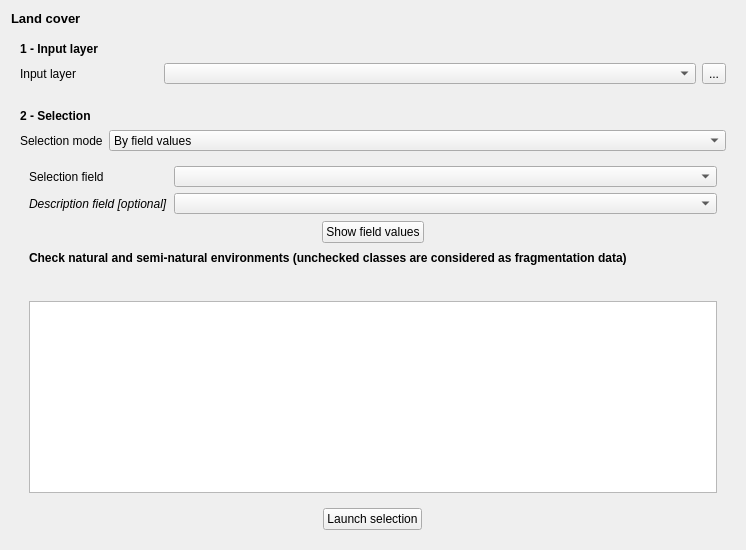
             <widget class="QWidget" name="landuseTab">
              <attribute name="title">
               <string>Reglementary indicators</string>
              </attribute>
              <layout class="QGridLayout" name="gridLayout_11">
               <item row="0" column="0">
                <widget class="QLabel" name="label_3">
                 <property name="sizePolicy">
                  <sizepolicy hsizetype="Expanding" vsizetype="Preferred">
                   <horstretch>0</horstretch>
                   <verstretch>0</verstretch>
                  </sizepolicy>
                 </property>
                 <property name="font">
                  <font>
                   <pointsize>10</pointsize>
                   <weight>75</weight>
                   <bold>true</bold>
                  </font>
                 </property>
                 <property name="text">
                  <string>Land cover</string>
                 </property>
                </widget>
               </item>
               <item row="1" column="0">
                <widget class="QFrame" name="selectionLayerFrame_2">
                 <property name="sizePolicy">
                  <sizepolicy hsizetype="Expanding" vsizetype="Preferred">
                   <horstretch>0</horstretch>
                   <verstretch>0</verstretch>
                  </sizepolicy>
                 </property>
                 <property name="minimumSize">
                  <size>
                   <width>200</width>
                   <height>61</height>
                  </size>
                 </property>
                 <property name="frameShape">
                  <enum>QFrame::NoFrame</enum>
                 </property>
                 <property name="frameShadow">
                  <enum>QFrame::Raised</enum>
                 </property>
                 <layout class="QGridLayout" name="gridLayout_5">
                  <item row="1" column="1">
                   <widget class="QgsMapLayerComboBox" name="landuseInputLayerCombo">
                    <property name="sizePolicy">
                     <sizepolicy hsizetype="Expanding" vsizetype="Fixed">
                      <horstretch>0</horstretch>
                      <verstretch>0</verstretch>
                     </sizepolicy>
                    </property>
                    <property name="minimumSize">
                     <size>
                      <width>0</width>
                      <height>21</height>
                     </size>
                    </property>
                    <property name="maximumSize">
                     <size>
                      <width>16777215</width>
                      <height>21</height>
                     </size>
                    </property>
                   </widget>
                  </item>
                  <item row="0" column="0">
                   <widget class="QLabel" name="selectionLayerLabel_3">
                    <property name="sizePolicy">
                     <sizepolicy hsizetype="Fixed" vsizetype="Fixed">
                      <horstretch>0</horstretch>
                      <verstretch>0</verstretch>
                     </sizepolicy>
                    </property>
                    <property name="minimumSize">
                     <size>
                      <width>0</width>
                      <height>16</height>
                     </size>
                    </property>
                    <property name="font">
                     <font>
                      <weight>75</weight>
                      <bold>true</bold>
                     </font>
                    </property>
                    <property name="text">
                     <string>1 - Input layer</string>
                    </property>
                   </widget>
                  </item>
                  <item row="1" column="0">
                   <widget class="QLabel" name="selectionLayerLabel_6">
                    <property name="sizePolicy">
                     <sizepolicy hsizetype="Fixed" vsizetype="Minimum">
                      <horstretch>0</horstretch>
                      <verstretch>0</verstretch>
                     </sizepolicy>
                    </property>
                    <property name="minimumSize">
                     <size>
                      <width>138</width>
                      <height>16</height>
                     </size>
                    </property>
                    <property name="layoutDirection">
                     <enum>Qt::LeftToRight</enum>
                    </property>
                    <property name="text">
                     <string>Input layer</string>
                    </property>
                   </widget>
                  </item>
                  <item row="1" column="2">
                   <widget class="QToolButton" name="landuseInputLayer">
                    <property name="text">
                     <string>...</string>
                    </property>
                   </widget>
                  </item>
                 </layout>
                </widget>
               </item>
               <item row="2" column="0">
                <widget class="QFrame" name="frame_24">
                 <property name="sizePolicy">
                  <sizepolicy hsizetype="Preferred" vsizetype="Minimum">
                   <horstretch>0</horstretch>
                   <verstretch>0</verstretch>
                  </sizepolicy>
                 </property>
                 <property name="frameShape">
                  <enum>QFrame::NoFrame</enum>
                 </property>
                 <property name="frameShadow">
                  <enum>QFrame::Raised</enum>
                 </property>
                 <layout class="QGridLayout" name="gridLayout_10">
                  <item row="1" column="0">
                   <widget class="QLabel" name="label_9">
                    <property name="sizePolicy">
                     <sizepolicy hsizetype="Preferred" vsizetype="Preferred">
                      <horstretch>0</horstretch>
                      <verstretch>0</verstretch>
                     </sizepolicy>
                    </property>
                    <property name="minimumSize">
                     <size>
                      <width>0</width>
                      <height>0</height>
                     </size>
                    </property>
                    <property name="text">
                     <string>Selection mode</string>
                    </property>
                   </widget>
                  </item>
                  <item row="0" column="0">
                   <widget class="QLabel" name="selectionLayerLabel_9">
                    <property name="sizePolicy">
                     <sizepolicy hsizetype="Fixed" vsizetype="Fixed">
                      <horstretch>0</horstretch>
                      <verstretch>0</verstretch>
                     </sizepolicy>
                    </property>
                    <property name="minimumSize">
                     <size>
                      <width>0</width>
                      <height>16</height>
                     </size>
                    </property>
                    <property name="font">
                     <font>
                      <weight>75</weight>
                      <bold>true</bold>
                     </font>
                    </property>
                    <property name="text">
                     <string>2 - Selection</string>
                    </property>
                   </widget>
                  </item>
                  <item row="1" column="1">
                   <widget class="QComboBox" name="landuseSelectionMode">
                    <property name="minimumSize">
                     <size>
                      <width>0</width>
                      <height>21</height>
                     </size>
                    </property>
                    <property name="maximumSize">
                     <size>
                      <width>16777215</width>
                      <height>21</height>
                     </size>
                    </property>
                    <item>
                     <property name="text">
                      <string>By field values</string>
                     </property>
                    </item>
                    <item>
                     <property name="text">
                      <string>By expression</string>
                     </property>
                    </item>
                   </widget>
                  </item>
                  <item row="2" column="0" colspan="2">
                   <widget class="QStackedWidget" name="landuseSelectionStack">
                    <property name="sizePolicy">
                     <sizepolicy hsizetype="Preferred" vsizetype="MinimumExpanding">
                      <horstretch>0</horstretch>
                      <verstretch>0</verstretch>
                     </sizepolicy>
                    </property>
                    <property name="minimumSize">
                     <size>
                      <width>0</width>
                      <height>220</height>
                     </size>
                    </property>
                    <property name="currentIndex">
                     <number>0</number>
                    </property>
                    <widget class="QWidget" name="page">
                     <layout class="QGridLayout" name="gridLayout_7">
                      <item row="0" column="0" colspan="2">
                       <widget class="QLabel" name="label_5">
                        <property name="sizePolicy">
                         <sizepolicy hsizetype="Preferred" vsizetype="Preferred">
                          <horstretch>0</horstretch>
                          <verstretch>0</verstretch>
                         </sizepolicy>
                        </property>
                        <property name="minimumSize">
                         <size>
                          <width>0</width>
                          <height>0</height>
                         </size>
                        </property>
                        <property name="text">
                         <string>Selection field</string>
                        </property>
                       </widget>
                      </item>
                      <item row="0" column="4">
                       <widget class="QgsFieldComboBox" name="landuseSelectField">
                        <property name="sizePolicy">
                         <sizepolicy hsizetype="Expanding" vsizetype="Fixed">
                          <horstretch>0</horstretch>
                          <verstretch>0</verstretch>
                         </sizepolicy>
                        </property>
                        <property name="minimumSize">
                         <size>
                          <width>0</width>
                          <height>21</height>
                         </size>
                        </property>
                        <property name="maximumSize">
                         <size>
                          <width>16777215</width>
                          <height>21</height>
                         </size>
                        </property>
                       </widget>
                      </item>
                      <item row="1" column="0" colspan="4">
                       <widget class="QLabel" name="label_7">
                        <property name="sizePolicy">
                         <sizepolicy hsizetype="Preferred" vsizetype="Preferred">
                          <horstretch>0</horstretch>
                          <verstretch>0</verstretch>
                         </sizepolicy>
                        </property>
                        <property name="minimumSize">
                         <size>
                          <width>0</width>
                          <height>0</height>
                         </size>
                        </property>
                        <property name="font">
                         <font>
                          <italic>true</italic>
                         </font>
                        </property>
                        <property name="text">
                         <string>Description field [optional]</string>
                        </property>
                       </widget>
                      </item>
                      <item row="1" column="4">
                       <widget class="QgsFieldComboBox" name="landuseDescrField">
                        <property name="sizePolicy">
                         <sizepolicy hsizetype="Expanding" vsizetype="Fixed">
                          <horstretch>0</horstretch>
                          <verstretch>0</verstretch>
                         </sizepolicy>
                        </property>
                        <property name="minimumSize">
                         <size>
                          <width>0</width>
                          <height>21</height>
                         </size>
                        </property>
                        <property name="maximumSize">
                         <size>
                          <width>16777215</width>
                          <height>21</height>
                         </size>
                        </property>
                        <property name="allowEmptyFieldName">
                         <bool>true</bool>
                        </property>
                       </widget>
                      </item>
                      <item row="2" column="0" colspan="5">
                       <widget class="QFrame" name="frame_3">
                        <property name="sizePolicy">
                         <sizepolicy hsizetype="Preferred" vsizetype="Fixed">
                          <horstretch>0</horstretch>
                          <verstretch>0</verstretch>
                         </sizepolicy>
                        </property>
                        <property name="minimumSize">
                         <size>
                          <width>0</width>
                          <height>24</height>
                         </size>
                        </property>
                        <property name="frameShape">
                         <enum>QFrame::NoFrame</enum>
                        </property>
                        <property name="frameShadow">
                         <enum>QFrame::Raised</enum>
                        </property>
                        <layout class="QHBoxLayout" name="horizontalLayout">
                         <property name="topMargin">
                          <number>0</number>
                         </property>
                         <property name="bottomMargin">
                          <number>0</number>
                         </property>
                         <item>
                          <spacer name="horizontalSpacer_6">
                           <property name="orientation">
                            <enum>Qt::Horizontal</enum>
                           </property>
                           <property name="sizeHint" stdset="0">
                            <size>
                             <width>184</width>
                             <height>20</height>
                            </size>
                           </property>
                          </spacer>
                         </item>
                         <item>
                          <widget class="QPushButton" name="landuseLoadFields">
                           <property name="sizePolicy">
                            <sizepolicy hsizetype="Fixed" vsizetype="Fixed">
                             <horstretch>0</horstretch>
                             <verstretch>0</verstretch>
                            </sizepolicy>
                           </property>
                           <property name="minimumSize">
                            <size>
                             <width>0</width>
                             <height>21</height>
                            </size>
                           </property>
                           <property name="layoutDirection">
                            <enum>Qt::LeftToRight</enum>
                           </property>
                           <property name="text">
                            <string>Show field values</string>
                           </property>
                           <property name="icon">
                            <iconset>
                             <normaloff>:/plugins/FragScape/icons/mActionRefresh.svg</normaloff>:/plugins/FragScape/icons/mActionRefresh.svg</iconset>
                           </property>
                          </widget>
                         </item>
                         <item>
                          <spacer name="horizontalSpacer_8">
                           <property name="orientation">
                            <enum>Qt::Horizontal</enum>
                           </property>
                           <property name="sizeHint" stdset="0">
                            <size>
                             <width>184</width>
                             <height>20</height>
                            </size>
                           </property>
                          </spacer>
                         </item>
                        </layout>
                       </widget>
                      </item>
                      <item row="3" column="0" colspan="5">
                       <widget class="QLabel" name="selectionLayerLabel_10">
                        <property name="sizePolicy">
                         <sizepolicy hsizetype="Fixed" vsizetype="Fixed">
                          <horstretch>0</horstretch>
                          <verstretch>0</verstretch>
                         </sizepolicy>
                        </property>
                        <property name="minimumSize">
                         <size>
                          <width>0</width>
                          <height>16</height>
                         </size>
                        </property>
                        <property name="font">
                         <font>
                          <weight>75</weight>
                          <bold>true</bold>
                         </font>
                        </property>
                        <property name="text">
                         <string>Check natural and semi-natural environments (unchecked classes are considered as fragmentation data)</string>
                        </property>
                       </widget>
                      </item>
                      <item row="4" column="0">
                       <widget class="QToolButton" name="landuseOpenTable">
                        <property name="toolTip">
                         <string>Import field values from CSV file</string>
                        </property>
                        <property name="text">
                         <string/>
                        </property>
                        <property name="icon">
                         <iconset>
                          <normaloff>:/plugins/FragScape/icons/mActionFileOpen.svg</normaloff>:/plugins/FragScape/icons/mActionFileOpen.svg</iconset>
                        </property>
                        <property name="autoRaise">
                         <bool>true</bool>
                        </property>
                       </widget>
                      </item>
                      <item row="4" column="1">
                       <widget class="QToolButton" name="landuseSaveTable">
                        <property name="sizePolicy">
                         <sizepolicy hsizetype="Fixed" vsizetype="Fixed">
                          <horstretch>0</horstretch>
                          <verstretch>0</verstretch>
                         </sizepolicy>
                        </property>
                        <property name="toolTip">
                         <string>Export field values to CSV file</string>
                        </property>
                        <property name="text">
                         <string/>
                        </property>
                        <property name="icon">
                         <iconset>
                          <normaloff>:/plugins/FragScape/icons/mActionFileSaveAs.svg</normaloff>:/plugins/FragScape/icons/mActionFileSaveAs.svg</iconset>
                        </property>
                        <property name="autoRaise">
                         <bool>true</bool>
                        </property>
                       </widget>
                      </item>
                      <item row="4" column="2">
                       <widget class="QToolButton" name="landuseRemove">
                        <property name="toolTip">
                         <string>Delete selected lines</string>
                        </property>
                        <property name="text">
                         <string/>
                        </property>
                        <property name="icon">
                         <iconset>
                          <normaloff>:/plugins/FragScape/icons/mActionDeleteSelected.svg</normaloff>:/plugins/FragScape/icons/mActionDeleteSelected.svg</iconset>
                        </property>
                        <property name="autoRaise">
                         <bool>true</bool>
                        </property>
                       </widget>
                      </item>
                      <item row="4" column="3" colspan="2">
                       <spacer name="horizontalSpacer_10">
                        <property name="orientation">
                         <enum>Qt::Horizontal</enum>
                        </property>
                        <property name="sizeHint" stdset="0">
                         <size>
                          <width>577</width>
                          <height>20</height>
                         </size>
                        </property>
                       </spacer>
                      </item>
                      <item row="5" column="0" colspan="5">
                       <widget class="QTableView" name="landuseView">
                        <property name="sizePolicy">
                         <sizepolicy hsizetype="Expanding" vsizetype="MinimumExpanding">
                          <horstretch>0</horstretch>
                          <verstretch>0</verstretch>
                         </sizepolicy>
                        </property>
                        <property name="minimumSize">
                         <size>
                          <width>300</width>
                          <height>100</height>
                         </size>
                        </property>
                        <property name="alternatingRowColors">
                         <bool>true</bool>
                        </property>
                        <property name="selectionBehavior">
                         <enum>QAbstractItemView::SelectRows</enum>
                        </property>
                        <property name="sortingEnabled">
                         <bool>true</bool>
                        </property>
                       </widget>
                      </item>
                     </layout>
                    </widget>
                    <widget class="QWidget" name="page_2">
                     <layout class="QGridLayout" name="gridLayout_12">
                      <item row="0" column="0">
                       <widget class="QLabel" name="selectionOpenLayerLabel_6">
                        <property name="sizePolicy">
                         <sizepolicy hsizetype="Fixed" vsizetype="Fixed">
                          <horstretch>0</horstretch>
                          <verstretch>0</verstretch>
                         </sizepolicy>
                        </property>
                        <property name="minimumSize">
                         <size>
                          <width>67</width>
                          <height>16</height>
                         </size>
                        </property>
                        <property name="text">
                         <string>Expression</string>
                        </property>
                       </widget>
                      </item>
                      <item row="0" column="1">
                       <widget class="QgsFieldExpressionWidget" name="landuseSelectExpr"/>
                      </item>
                     </layout>
                    </widget>
                   </widget>
                  </item>
                  <item row="3" column="0" colspan="2">
                   <widget class="QFrame" name="frame_11">
                    <property name="sizePolicy">
                     <sizepolicy hsizetype="Expanding" vsizetype="Fixed">
                      <horstretch>0</horstretch>
                      <verstretch>0</verstretch>
                     </sizepolicy>
                    </property>
                    <property name="minimumSize">
                     <size>
                      <width>0</width>
                      <height>0</height>
                     </size>
                    </property>
                    <property name="maximumSize">
                     <size>
                      <width>16777215</width>
                      <height>16777215</height>
                     </size>
                    </property>
                    <property name="frameShape">
                     <enum>QFrame::NoFrame</enum>
                    </property>
                    <property name="frameShadow">
                     <enum>QFrame::Raised</enum>
                    </property>
                    <layout class="QHBoxLayout" name="horizontalLayout_11">
                     <property name="spacing">
                      <number>200</number>
                     </property>
                     <property name="leftMargin">
                      <number>0</number>
                     </property>
                     <property name="topMargin">
                      <number>0</number>
                     </property>
                     <property name="rightMargin">
                      <number>0</number>
                     </property>
                     <property name="bottomMargin">
                      <number>0</number>
                     </property>
                     <item>
                      <widget class="QPushButton" name="landuseRun">
                       <property name="sizePolicy">
                        <sizepolicy hsizetype="Fixed" vsizetype="Fixed">
                         <horstretch>0</horstretch>
                         <verstretch>0</verstretch>
                        </sizepolicy>
                       </property>
                       <property name="layoutDirection">
                        <enum>Qt::LeftToRight</enum>
                       </property>
                       <property name="text">
                        <string>Launch selection</string>
                       </property>
                       <property name="icon">
                        <iconset>
                         <normaloff>:/plugins/FragScape/icons/play.svg</normaloff>:/plugins/FragScape/icons/play.svg</iconset>
                       </property>
                      </widget>
                     </item>
                    </layout>
                   </widget>
                  </item>
                 </layout>
                </widget>
               </item>
              </layout>
             </widget>
